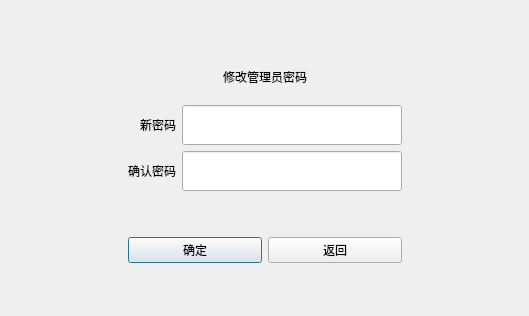
<?xml version="1.0" encoding="UTF-8"?>
<ui version="4.0">
 <class>Dialog</class>
 <widget class="QDialog" name="Dialog">
  <property name="geometry">
   <rect>
    <x>0</x>
    <y>0</y>
    <width>529</width>
    <height>316</height>
   </rect>
  </property>
  <property name="windowTitle">
   <string>Dialog</string>
  </property>
  <layout class="QGridLayout" name="gridLayout">
   <item row="1" column="2">
    <layout class="QVBoxLayout" name="verticalLayout_3">
     <item>
      <widget class="QLabel" name="label">
       <property name="minimumSize">
        <size>
         <width>0</width>
         <height>45</height>
        </size>
       </property>
       <property name="maximumSize">
        <size>
         <width>16777215</width>
         <height>45</height>
        </size>
       </property>
       <property name="text">
        <string>修改管理员密码</string>
       </property>
       <property name="alignment">
        <set>Qt::AlignCenter</set>
       </property>
      </widget>
     </item>
     <item>
      <layout class="QHBoxLayout" name="horizontalLayout">
       <item>
        <layout class="QVBoxLayout" name="verticalLayout_2">
         <item>
          <widget class="QLabel" name="label_2">
           <property name="minimumSize">
            <size>
             <width>0</width>
             <height>40</height>
            </size>
           </property>
           <property name="maximumSize">
            <size>
             <width>16777215</width>
             <height>40</height>
            </size>
           </property>
           <property name="text">
            <string>新密码</string>
           </property>
           <property name="alignment">
            <set>Qt::AlignRight|Qt::AlignTrailing|Qt::AlignVCenter</set>
           </property>
          </widget>
         </item>
         <item>
          <widget class="QLabel" name="label_4">
           <property name="sizePolicy">
            <sizepolicy hsizetype="Minimum" vsizetype="Preferred">
             <horstretch>0</horstretch>
             <verstretch>0</verstretch>
            </sizepolicy>
           </property>
           <property name="minimumSize">
            <size>
             <width>0</width>
             <height>40</height>
            </size>
           </property>
           <property name="maximumSize">
            <size>
             <width>16777215</width>
             <height>40</height>
            </size>
           </property>
           <property name="text">
            <string>确认密码</string>
           </property>
           <property name="alignment">
            <set>Qt::AlignRight|Qt::AlignTrailing|Qt::AlignVCenter</set>
           </property>
          </widget>
         </item>
        </layout>
       </item>
       <item>
        <layout class="QVBoxLayout" name="verticalLayout">
         <item>
          <widget class="QLineEdit" name="txNewPwd">
           <property name="minimumSize">
            <size>
             <width>220</width>
             <height>40</height>
            </size>
           </property>
           <property name="maximumSize">
            <size>
             <width>220</width>
             <height>40</height>
            </size>
           </property>
          </widget>
         </item>
         <item>
          <widget class="QLineEdit" name="txConfirmPwd">
           <property name="sizePolicy">
            <sizepolicy hsizetype="Preferred" vsizetype="Fixed">
             <horstretch>0</horstretch>
             <verstretch>0</verstretch>
            </sizepolicy>
           </property>
           <property name="minimumSize">
            <size>
             <width>220</width>
             <height>40</height>
            </size>
           </property>
           <property name="maximumSize">
            <size>
             <width>220</width>
             <height>40</height>
            </size>
           </property>
          </widget>
         </item>
        </layout>
       </item>
      </layout>
     </item>
     <item>
      <spacer name="verticalSpacer_3">
       <property name="orientation">
        <enum>Qt::Vertical</enum>
       </property>
       <property name="sizeHint" stdset="0">
        <size>
         <width>20</width>
         <height>40</height>
        </size>
       </property>
      </spacer>
     </item>
     <item>
      <layout class="QHBoxLayout" name="horizontalLayout_2">
       <item>
        <widget class="QPushButton" name="btnOK">
         <property name="text">
          <string>确定</string>
         </property>
        </widget>
       </item>
       <item>
        <widget class="QPushButton" name="btnCancle">
         <property name="text">
          <string>返回</string>
         </property>
        </widget>
       </item>
      </layout>
     </item>
    </layout>
   </item>
   <item row="2" column="2">
    <spacer name="verticalSpacer_2">
     <property name="orientation">
      <enum>Qt::Vertical</enum>
     </property>
     <property name="sizeHint" stdset="0">
      <size>
       <width>20</width>
       <height>40</height>
      </size>
     </property>
    </spacer>
   </item>
   <item row="1" column="0">
    <spacer name="horizontalSpacer_2">
     <property name="orientation">
      <enum>Qt::Horizontal</enum>
     </property>
     <property name="sizeHint" stdset="0">
      <size>
       <width>100</width>
       <height>20</height>
      </size>
     </property>
    </spacer>
   </item>
   <item row="0" column="2">
    <spacer name="verticalSpacer">
     <property name="orientation">
      <enum>Qt::Vertical</enum>
     </property>
     <property name="sizeHint" stdset="0">
      <size>
       <width>20</width>
       <height>41</height>
      </size>
     </property>
    </spacer>
   </item>
   <item row="1" column="4">
    <spacer name="horizontalSpacer_3">
     <property name="orientation">
      <enum>Qt::Horizontal</enum>
     </property>
     <property name="sizeHint" stdset="0">
      <size>
       <width>40</width>
       <height>20</height>
      </size>
     </property>
    </spacer>
   </item>
  </layout>
 </widget>
 <resources/>
 <connections/>
</ui>
